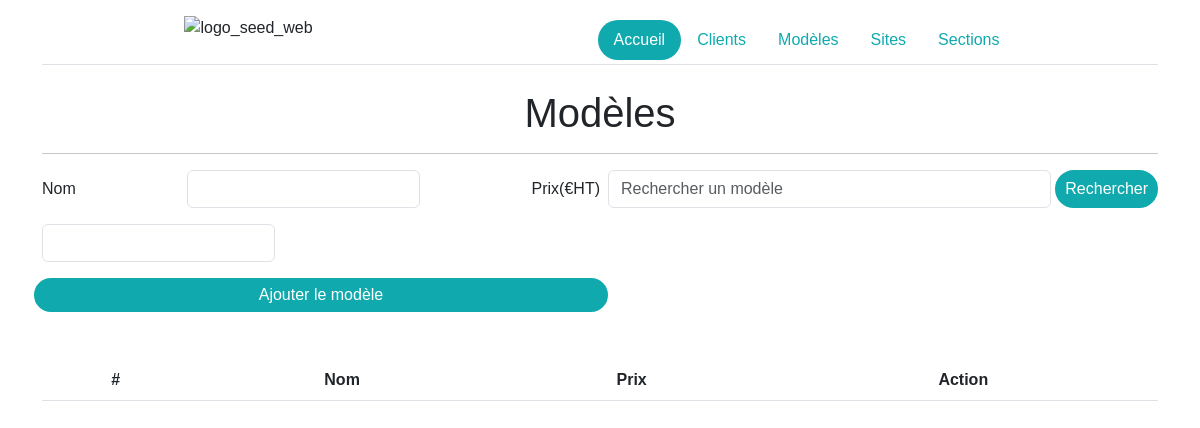
Page /modeles/index.php (signed in) on the earlier database version.
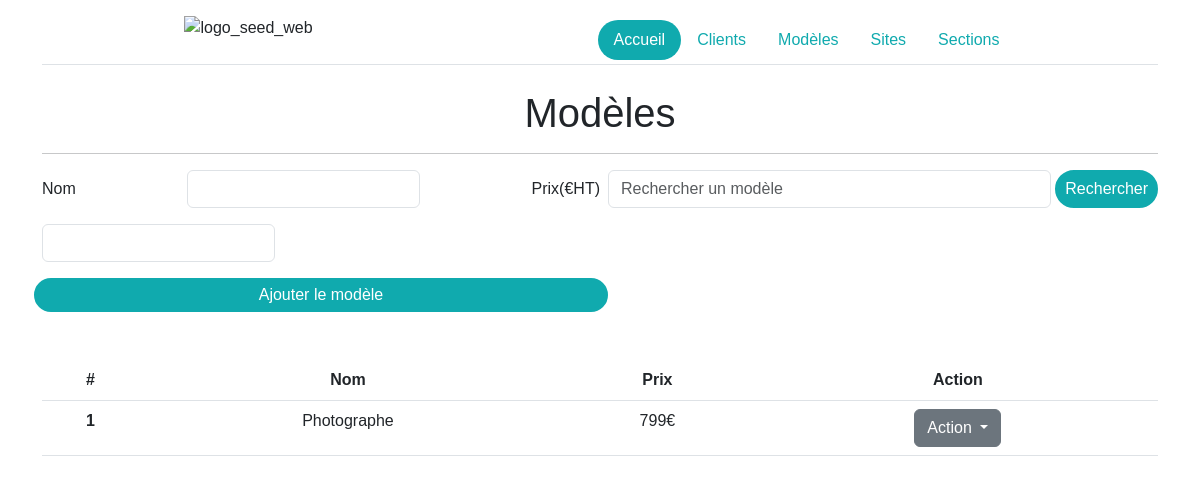
Same page on the later database version.
### tables this page shows
CREATE TABLE `modele` (
  `id` int(11) NOT NULL,
  `nom` varchar(255) NOT NULL,
  `prix` varchar(255) NOT NULL
);

### modeles/index.php (the view, shortened to what this page needs)
<?php
include("../config/dbconnection.php");
?>
<!DOCTYPE HTML>
<html lang="fr">
    <head>
        <link href="https://cdn.jsdelivr.net/npm/bootstrap@5.3.0-alpha1/dist/css/bootstrap.min.css" rel="stylesheet">
        <link rel="stylesheet" href="../css/style.css">
    </head>
    <body class="text-center w-100 m-auto">
<?php
include("../includes/header.php");
if(isset($_SESSION["role"])){
    if($_SESSION["role"] == "admin"){
        $req_modele = $db->query("SELECT * FROM modele");
        $data_modele = $req_modele->fetchAll();
?>
        <div class="container">
            <h1>Modèles</h1>
            <hr>
            <form method="POST">
                <div class="d-flex justify-content-end w-50 float-end mb-3 mt-3 ">
                    <input class="form-control me-1 ms-2" name="terme_modele" type="search" placeholder="Rechercher un modèle" aria-label="Search">
                    <input type="submit" name="search_modele" class="bgSeed rounded-pill color_white border_white" value="Rechercher">
                </div>
                <div class="w-50 ">
                    <form>
                        <div class="row g-3 justify-content-between">
                            <div class="col-auto">
                                <label for="" class="col-form-label">Nom</label>
                            </div>
                            <div class="col-auto">
                                <input type="text" id="" class="form-control" name="nomModeleAjouter" aria-describedby="">
                            </div>
                            <div class="col-auto">
                                <label for="" class="col-form-label">Prix(€HT)</label>
                            </div>
                            <div class="col-auto float-end">
                                <input type="text" id="" class="form-control" name="prixModeleAjouter" aria-describedby="">
                            </div>
                            <input type="submit" value="Ajouter le modèle" class="bgSeed rounded-pill color_white border_white"/>
                        </div>
                    </form>
                </div>
            </form>
            <br><br>
            <div>
                <table class="table">
                    <thead>
                        <tr>
                            <th scope="col">#</th>
                            <th scope="col">Nom</th>
                            <th scope="col">Prix</th>
                            <th scope="col">Action</th>
                        </tr>
                    </thead>
                    <tbody>
                        <?php
                            foreach ($data_modele as $modele) {
                        ?>
                        <tr>
                            <th scope="row"><?=$modele["id"]?></th>
                            <td><?=$modele["nom"]?></td>
                            <td><?=$modele["prix"]?>€</td>
                            <td>
                                <div class="dropdown">
                                    <button class="btn btn-secondary dropdown-toggle" type="button" data-bs-toggle="dropdown" aria-expanded="false">
                                        Action
                                    </button>
                                </div>
                            </td>
                        </tr>
                        <?php
                            }
                        ?>
                    </tbody>
                </table>
            </div>
        </div>
<?php
}else{
    header("Location: ../index.php");
?>
<?php
}}
    include("../includes/layout_bottom.php");
?>

### includes/header.php (shortened to what this page needs)
<?php
if(isset($_SESSION['role'])){
    if($_SESSION["role"] == "admin"){
    ?>
            <div class="container">
                <div class="d-flex justify-content-around align-items-center pt-3 mb-4 border-bottom">
                        <div>
                            <a href="../accueil/" class="d-flex align-items-center mb-3 mb-md-0 me-md-auto text-dark text-decoration-none">
                                <img class="mb-4" style="max-width: 150px;"src="https://seedweb.fr/wp-content/uploads/2022/12/Logo-seedweb-rectangle.png.webp" alt="logo_seed_web" >
                            </a>
                        </div>
                    <ul class="nav nav-pills">
                        <li class="nav-item"><a href="../accueil/" class="active nav-link bgSeed rounded-pill" aria-current="page">Accueil</a></li>
                        <li class="nav-item "><a href="../clients/" class="nav-link color_seedWeb">Clients</a></li>
                        <li class="nav-item "><a href="../modeles/" class="nav-link color_seedWeb">Modèles</a></li>
                        <li class="nav-item "><a href="../sites/" class="nav-link color_seedWeb">Sites</a></li>
                        <li class="nav-item "><a href="../sections/" class="nav-link color_seedWeb">Sections</a></li>
                    </ul>
                </div>
            </div>
    <?php
    }}
?>

### includes/layout_bottom.php (shortened to what this page needs)
    </body>
</html>

### css/style.css (style rules this page uses)
.color_seedWeb { color: #10aaae; }
.color_white { color: #FFFFFF; }
.border_white { border: 4px solid #10aaae; }
* { font-family: 'Nunito', sans-serif; }
h1 { font-family: 'Nunito', sans-serif; }
.bgSeed { background-color: #10aaae !important; }

Differences in the rows shown:
added modele: id "1", nom "Photographe", prix "799"
